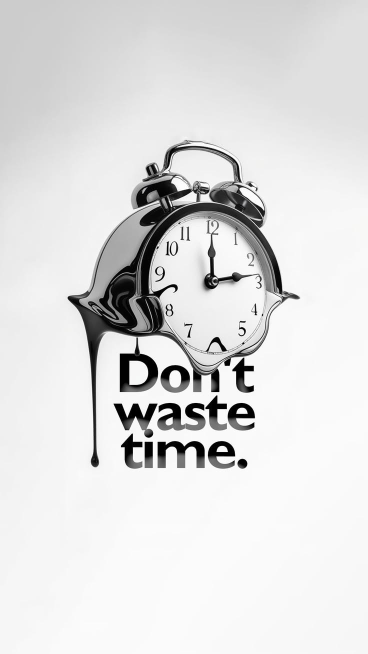
#> input picture motif297-film/assets/posters/clock_dont_waste_time.jpg, 736 x 1308 px (shown at 1/2 size)
$ python -i engine.py   (imports and definitions only)
#> lines starting #> are read from the running program, lines starting #| are printed output that depends on the picture
"""MOTIF 297 brand film — rendering engine.

Virtual camera over flat artwork: every poster (and the wall) is a plane in
3D space, viewed through a pinhole camera. Depth of field is derived from the
real per-pixel depth of that plane, motion blur from sub-frame camera samples.
Everything is procedural so the film can be re-rendered or re-timed exactly.
"""
import math
import os

import cv2
import numpy as np
from PIL import Image, ImageDraw, ImageFont

ROOT = os.path.dirname(os.path.dirname(os.path.abspath(__file__)))
ASSETS = os.path.join(ROOT, "assets")

W, H, FPS = 1080, 1920, 30
FOCAL = 1500.0
K = np.array([[FOCAL, 0, W / 2], [0, FOCAL, H / 2], [0, 0, 1.0]])

# [1 line not run here, left out]


def hexrgb(h):
    return np.array([int(h[i:i + 2], 16) for i in (1, 3, 5)], np.float32) / 255.0


OBSIDIAN = hexrgb("#171717")
PAPER = hexrgb("#F4F0E8")
CONCRETE = hexrgb("#B7B2AA")
RUST = hexrgb("#B64A3A")

# ----------------------------------------------------------------- easing ---


def c01(x):
    return 0.0 if x < 0 else 1.0 if x > 1 else x


def e_lin(t):
    return t


def e_out_expo(t):
    return 1.0 if t >= 1 else 1 - 2 ** (-10 * t)


def e_in_expo(t):
    return 0.0 if t <= 0 else 2 ** (10 * t - 10)


# [6 lines left out: function e_inout_expo, not called in this run]


def e_out_cubic(t):
    return 1 - (1 - t) ** 3


def e_in_cubic(t):
    return t ** 3


def e_inout_cubic(t):
    return 4 * t ** 3 if t < .5 else 1 - (-2 * t + 2) ** 3 / 2


def e_out_quint(t):
    return 1 - (1 - t) ** 5


def e_inout_sine(t):
    return -(math.cos(math.pi * t) - 1) / 2


# [15 lines left out: function key, not called in this run]


def ramp(f, f0, f1, ease=e_out_expo):
    return ease(c01((f - f0) / max(1e-6, f1 - f0)))

# ----------------------------------------------------------------- camera ---


# [6 lines left out: function rotm, not called in this run]


class Cam:
    """Pinhole camera aimed at `target` (a point on the Z=0 plane) from `dist`."""

    # [12 lines left out: functions __init__, plane_H, not called in this run]

    def wall_H(self):
        return self.plane_H((0, 0, 0), (1, 0, 0), (0, 1, 0))

    def project(self, P):
        p = self.R @ (np.asarray(P, float) - self.C)
        return np.array([FOCAL * p[0] / p[2] + W / 2, FOCAL * p[1] / p[2] + H / 2]), p[2]

    # [16 lines left out: functions invz_map, dof_map, not called in this run]

# ---------------------------------------------------------------- imaging ---


def blur_fast(img, sigma):
    if sigma < 0.4:
        return img
    d = 1
    while sigma / d > 5 and d < 16:
        d *= 2
    if d == 1:
        return cv2.GaussianBlur(img, (0, 0), sigma)
    h, w = img.shape[:2]
    small = cv2.resize(img, (max(1, w // d), max(1, h // d)), interpolation=cv2.INTER_AREA)
    small = cv2.GaussianBlur(small, (0, 0), sigma / d)
    return cv2.resize(small, (w, h), interpolation=cv2.INTER_LINEAR)


SIG_LEVELS = [0.0, 1.5, 3.0, 6.0, 12.0, 24.0, 48.0]


# [30 lines left out: function variable_blur, not called in this run]


def bloom(img, thresh=0.72, sigma=36, strength=0.5):
    lum = img.max(axis=2)
    m = np.clip((lum - thresh) / (1 - thresh + 1e-6), 0, 1)[..., None]
    return img + strength * blur_fast(img * m, sigma)


def over(dst, rgb_premul, alpha):
    """Composite premultiplied rgb with alpha (H,W) over dst."""
    return rgb_premul + dst * (1 - alpha[..., None])


# ---------------------------------------------------------------- posters ---

class Poster:
    # [66 lines left out: functions __init__, _scale_at, _level, warp_rgba, warp_full, load_posters, not called in this run]


def macro_cam(target, scale, yaw=0.0, pitch=0.0, roll=0.0):
    """Camera over a poster whose world units are source pixels."""
    return Cam(target, FOCAL / scale, yaw, pitch, roll)


def render_macro(poster, cam, dof=0.0, focus=None):
    img = poster.warp_full(cam.wall_H())
    return variable_blur(img, dof_map(cam, dof, focus))


# [11 lines left out: function motion_samples, not called in this run]


# ------------------------------------------------------------------- type ---

FONT_FILES = {w: os.path.join(ASSETS, "fonts", f"jost-{w}.ttf") for w in (300, 400, 500, 600, 700)}
_fonts, _masks = {}, {}


# [36 lines left out: functions font, text_mask, not called in this run]


def text_width(text, size, weight=500, track=0.0):
    return text_mask(text, size, weight, track)[2]


# [59 lines left out: functions draw_mask, draw_text, rect, not called in this run]

# -------------------------------------------------------------- finishing ---


def _sig(x):
    return 1 / (1 + np.exp(-6 * (x - 0.5)))


_S0, _S1 = _sig(0.0), _sig(1.0)


# [7 lines left out: function grade, not called in this run]


_yy, _xx = np.mgrid[0:H, 0:W].astype(np.float32)
_r = np.sqrt(((_xx - W / 2) / (W * 0.62)) ** 2 + ((_yy - H / 2) / (H * 0.62)) ** 2)
VIGNETTE = (1.0 - 0.16 * np.clip(_r - 0.35, 0, None) ** 1.6).astype(np.float32)[..., None]
# [1 line not run here, left out]

_rng = np.random.default_rng(297)
GRAIN = []
# [4 lines not run here, left out]


# [7 lines left out: function finish, not called in this run]

>>> import cv2
>>> picture = cv2.imread('../assets/posters/clock_dont_waste_time.jpg')
#> picture is the input picture: shape (1308, 736, 3); mean B, G, R 222.3, 222.3, 222.3
>>> result = bloom(picture)
#> in bloom, `m = np.clip((lum - thresh) / (1 - thresh + 1e-6), 0, 1)[..., None]`:
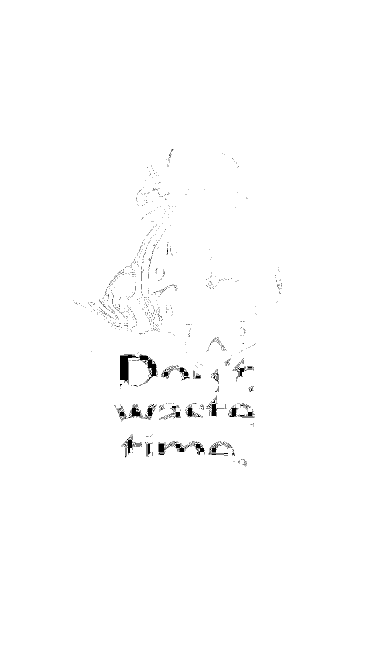
#> m: shape (1308, 736, 1) float64 (shown at 1/2 size); min 0, max 1, mean 0.992
#> in blur_fast, `small = cv2.resize(img, (max(1, w // d), max(1, h // d)), interpolatio..`:
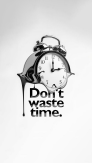
#> small: shape (163, 92, 3) float64; mean of channels 0, 1, 2 222.3, 222.3, 222.3; drawn as B, G, R
#> in blur_fast, `small = cv2.GaussianBlur(small, (0, 0), sigma / d)`:
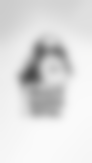
#> small: shape (163, 92, 3) float64; mean of channels 0, 1, 2 222.3, 222.3, 222.3; drawn as B, G, R
#> in bloom, `return img + strength * blur_fast(img * m, sigma)`:
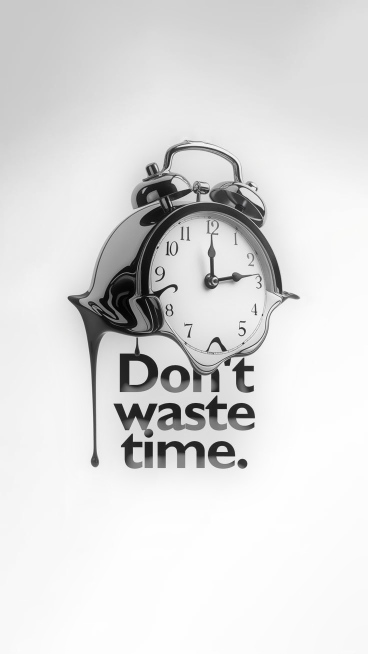
#> returned value: shape (1308, 736, 3) float64 (shown at 1/2 size); mean of channels 0, 1, 2 333.5, 333.5, 333.5; drawn with min black and max white
